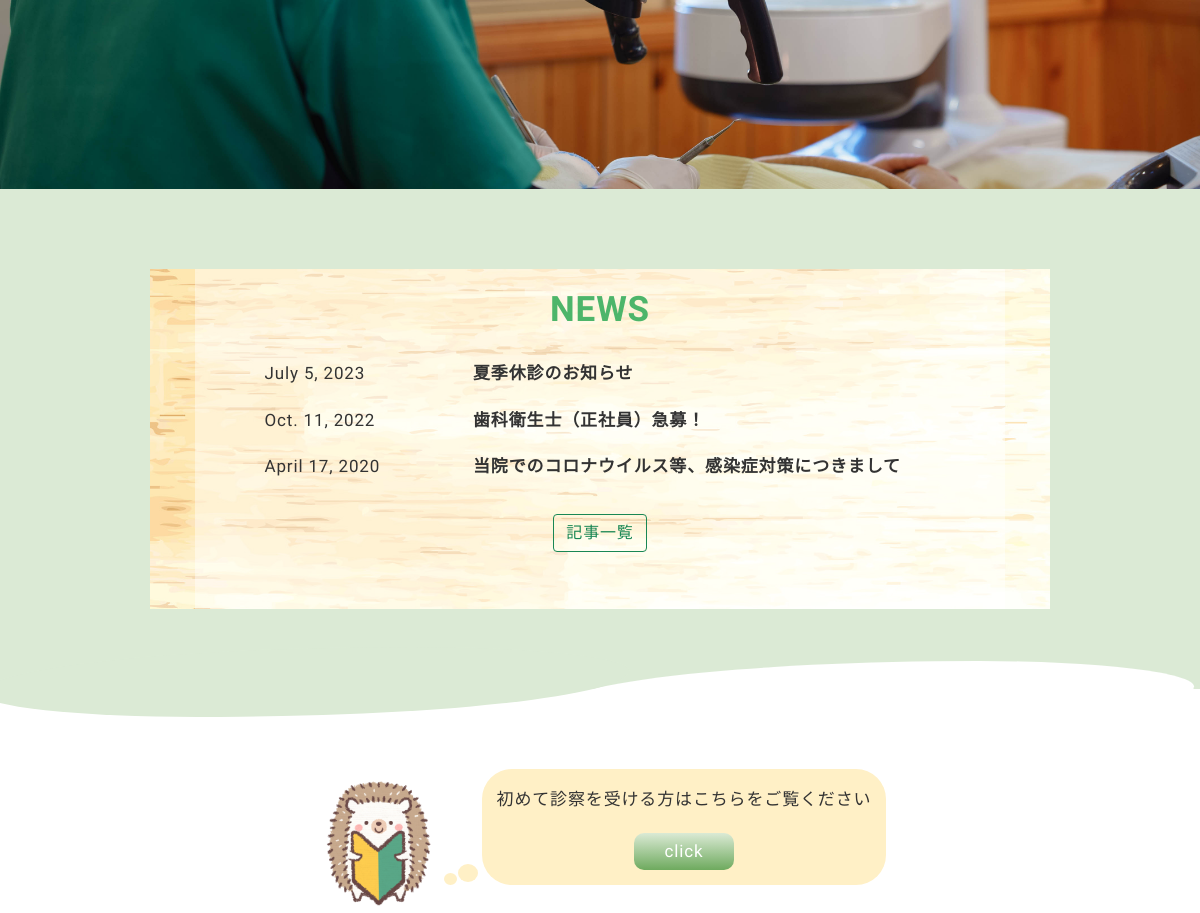
/ (middle part), run on an earlier commit of the app's database.
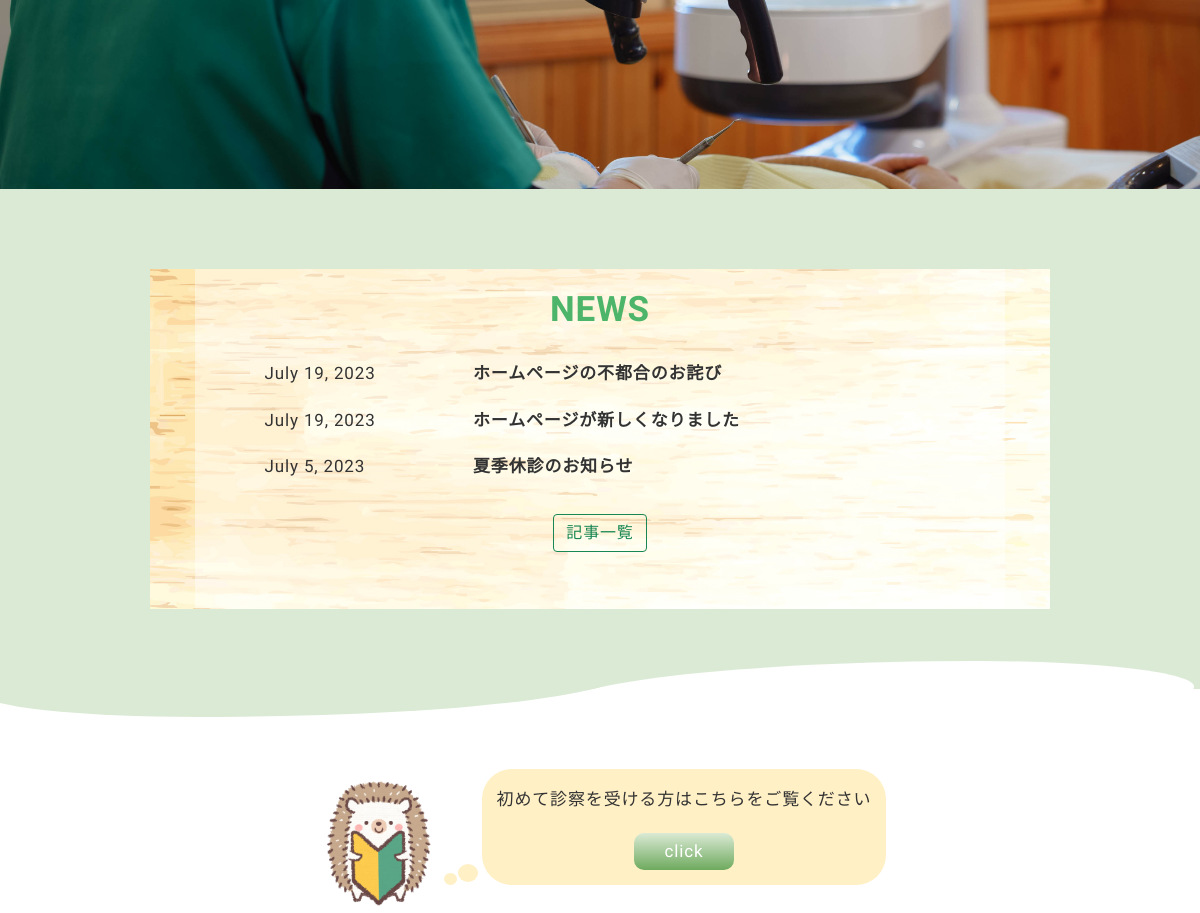
And on a later commit of the database.
### dent_site/models.py (models this page shows, shortened)
class News(models.Model):
  date = models.DateField()
  title = models.CharField(max_length=50)
  text = models.TextField()

### dent_site/views.py (the view)
# urls.py: path('', views.home, name='home'),
def home(request):
    contents = News.objects.order_by('date').reverse()[0:3]
    context = {
        'contents': contents,
    }
    return render(request, 'dent_site/home.html', context)

### dent_site/templates/dent_site/home.html (shortened to what this page needs)
{% extends './base.html' %}
{% load static %}
{% block head %}
<link rel="stylesheet" type="text/css" href="{% static 'dent_site/css/home.css' %}">
{% endblock head %}
{% block content %}
<div class="slide position-relative">
  <img class="h-100 w-100 position-absolute" src="media/photo/home/slide2.jpg" style="left: 0;"/>
</div>
<main>
  <div class="news-container back-green py-80 position-relative" style="height: 500px;">
    <div class="news-back mx-auto" style="background-image: url(/media/img/home/news.jpg);">
      <div class="news">
        <h2 class="en green py-3">NEWS</h2>
        {% for content in contents %}
          <div>
            <div class="row py-2">
              <time class="col-2 offset-1">{{ content.date }}</time>
              <a href="{% url 'dent_site:news_detail' content.pk %}" class="txt fw-bold col-8">{{ content.title }}</a>
            </div>
          </div>
        {% endfor %}
        <div class="text-center">
          <a href="{% url 'dent_site:news' %}" class="btn btn-outline-success mt-4">記事一覧</a>
        </div>
      </div>
    </div>
    <div class="wave"></div>
  </div>
  <div class="py-80">
    <div class="d-flex justify-content-center">
      <img class="hedgehog col-6" src="media/img/home/first.png">
      <div class="bubble position-relative">
        <p class="txt">初めて診察を受ける方はこちらをご覧ください</p>
        <a href="{% url 'dent_site:first' %}" class="en"><div class="click-btn">click</div></a>
      </div>
    </div>
  </div>
</main>
{% endblock %}

What changed in the data, as far as the page shows it:
no longer on this page (row unchanged): News: date "Oct. 11, 2022", title "歯科衛生士（正社員）急募！"
no longer on this page (row unchanged): News: date "April 17, 2020", title "当院でのコロナウイルス等、感染症対策につきまして"
added News: date "July 19, 2023", title "ホームページの不都合のお詫び"
added News: date "July 19, 2023", title "ホームページが新しくなりました"
